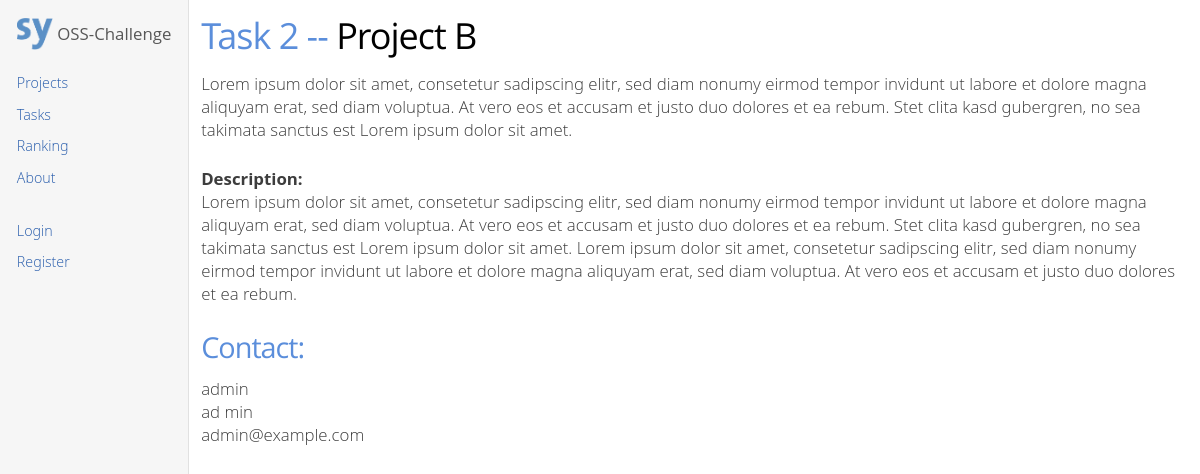
The app's page /tasks/2/ with its own data.
### osschallenge/models.py (models this page shows, shortened)
class Task(models.Model):
    title = models.CharField(max_length=50)
    lead_text = models.CharField(max_length=300)
    description = models.CharField(max_length=5000)
    mentor = models.ForeignKey(User, related_name="task_mentor")
    project = models.ForeignKey(Project, related_name="task_project")
    contributers = models.ManyToManyField(
        User,
        related_name="task_contributers"
    )

class Project(models.Model):
    title = models.CharField(max_length=50)
    lead_text = models.CharField(max_length=300)
    description = models.CharField(max_length=5000)
    licence = models.CharField(max_length=50)
    website = models.CharField(max_length=50)
    github = models.CharField(max_length=50)
    owner = models.ForeignKey(User, related_name="project_owner")
    mentors = models.ManyToManyField(User, related_name="project_mentors")

### osschallenge/views.py (the view)
def TaskView(request, pk):
    task = get_object_or_404(Task, pk=pk)
    template_name = 'osschallenge/task.html'
    return render(request, template_name, {
        "task": task,
        'mentor_id': MENTOR_ID
    })

### osschallenge/templates/osschallenge/task.html (shortened to what this page needs)
{% extends 'osschallenge/index.html' %}
{% block content %}
<div class="content page-content--scroll">
    <div class="detail">
        <h1 class="tasktitle">{{ task.title }} --
            <a
            href="/projects/{{ task.project.id }}"
            >{{ task.project.title }}</a>
        </h1>
        <p>{{ task.lead_text }}</p>
        <p><strong>Description:</strong><br>{{ task.description }}</p>
        <h3>Contact:</h3>
        <p>{{ task.mentor.username }}
        <br>{{ task.mentor.first_name }} {{ task.mentor.last_name }}
        <br>{{ task.mentor.email }}
        </p>
    </div>
</div>
{% endblock content %}

### osschallenge/static/osschallenge/stylesheet.css (style rules this page uses)
html, body { margin: 0; height: 100%; }
div.content { width: 100%; margin: 3px 0 0 0; padding: 10px 12px 80px 12px; }
h1 a { text-decoration: none; color: black; }
h1.tasktitle { margin-top: 0; }
div.detail { margin-bottom: 10px; }
div.detail a { text-decoration: None; }

### records on screen
Task: title "Task 2", project "Project B", lead_text "Lorem ipsum dolor sit amet, consetetur sadipscing elitr, sed diam nonumy eirmod tempor invidunt ut labore et dolore magna aliquyam erat, sed diam voluptua. At vero eos et accusam et justo duo dolores et ea rebum. Stet clita kasd gubergren, no sea takimata sanctus est Lorem ipsum dolor sit amet.", description "Lorem ipsum dolor sit amet, consetetur sadipscing elitr, sed diam nonumy eirmod tempor invidunt ut labore et dolore magna aliquyam erat, sed diam voluptua. At vero eos et accusam et justo duo dolores et ea rebum. Stet clita kasd gubergren, no sea takimata sanctus est Lorem ipsum dolor sit amet. Lorem ipsum dolor sit amet, consetetur sadipscing elitr, sed diam nonumy eirmod tempor invidunt ut labore et dolore magna aliquyam erat, sed diam voluptua. At vero eos et accusam et justo duo dolores et ea rebum.", mentor.username "admin", mentor.first_name "ad", mentor.last_name "min", mentor.email "admin@example.com"
